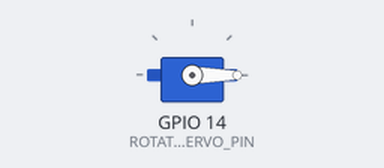
The sketch below on a simulated ESP32. On the bench: servo.

Above: at 0.05 s.
At 2.95 s:
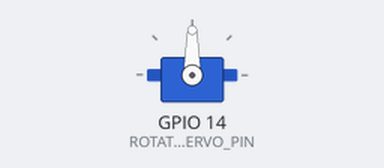
At 7.5 s:
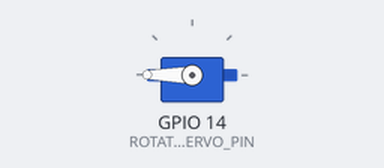
Timing chart, 0 to 9.8 s (numbered marks = the images above):
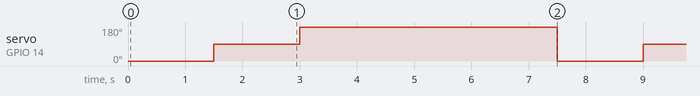

Measured:
- by itself, servo on GPIO 14 (ROTATION_SERVO_PIN): repeats every 7.5 s: 180° 4.5 s, 0° 1.5 s, 90° 1.5 s

The sketch:

servo_test.ino
```cpp
#include <ESP32Servo.h>

#define ROTATION_SERVO_PIN 14  // MG996R 서보 연결 핀

Servo rotationServo;

void setup() {
  rotationServo.attach(ROTATION_SERVO_PIN);
}

void loop() {
  // 순차적으로 여러 각도로 이동하며 테스트
  rotationServo.write(0);
  delay(1500);

  rotationServo.write(90);
  delay(1500);

  rotationServo.write(180);  // 중심
  delay(1500);

  rotationServo.write(270);
  delay(1500);

  rotationServo.write(360);
  delay(1500);
}
```
